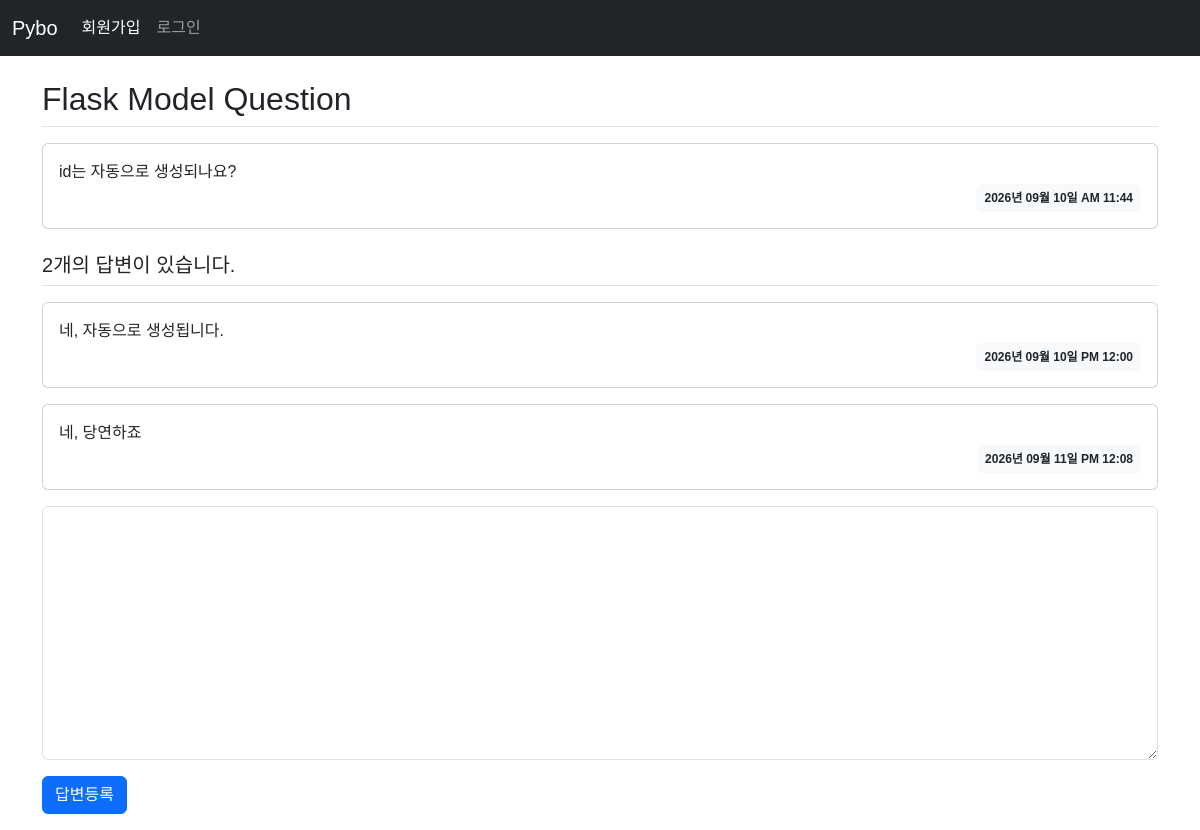
/question/detail/2, run on the app's committed database.
### pybo/models.py (models this page shows)
class Question(db.Model):
    id = db.Column(db.Integer, primary_key=True)
    subject = db.Column(db.String(200), nullable=False)
    content = db.Column(db.Text, nullable=False)
    create_date = db.Column(db.DateTime, nullable=False)

class Answer(db.Model):
    id = db.Column(db.Integer, primary_key=True)
    question_id = db.Column(db.Integer, db.ForeignKey('question.id', ondelete='CASCADE'))
    question = db.relationship(Question, backref=db.backref('answer_set'))
    content = db.Column(db.Text, nullable=False)
    create_date = db.Column(db.DateTime, nullable=False)

### pybo/views/question_views.py (the view)
@bp.route('/detail/<int:question_id>')
def detail(question_id):
    form = AnswerForm() # 질문 상세 탬플릿에 폼 추가
    question = Question.query.get_or_404(question_id)
    return render_template('question/question_detail.html', question=question, form=form)

### pybo/forms.py
class AnswerForm(FlaskForm):
    content = TextAreaField('내용', validators=[DataRequired('내용은 필수 입력 항목입니다.')])
    submit = SubmitField('답변등록')

### pybo/filter.py (called while the page is built)
def format_datetime(value, fmt:str='%Y년 %m월 %d일 %p %I:%M'):
    return value.strftime(fmt)

### pybo/templates/question/question_detail.html (shortened to what this page needs)
{% extends 'base.html' %}
{% block content %}
<div class="container my-3">
    <h2 class="border-bottom py-2">{{ question.subject }}</h2>
    <div class="card my-3">
        <div class="card-body">
            <div class="card-text" style="white-space: pre-line;">{{ question.content }}</div>
            <div class="d-flex justify-content-end">
                <div class="badge bg-light text-dark p-2">
                    {{ question.create_date | datetime }}
                </div>
            </div>
        </div>
    </div>
    <h5 class="border-bottom my-3 py-2">{{ question.answer_set|length }}개의 답변이 있습니다.</h5>
    {% for answer in question.answer_set %}
    <div class="card my-3">
        <div class="card-body">
            <div class="card-text" style="white-space: pre-line;">{{ answer.content }}</div>
            <div class="d-flex justify-content-end">
                <div class="badge bg-light text-dark p-2">
                    {{ answer.create_date | datetime }}
                </div>
            </div>
        </div>
    </div>
    {% endfor %}
    <form action="{{ url_for('answer.create', question_id=question.id) }}" method="post" class="my-3" novalidate>
        <div class="mb-3">
            {{ form.content(class='form-control', rows=10) }}
        </div>
        {{ form.submit(class="btn btn-primary") }}
    </form>
</div>
{% endblock %}

### pybo/static/style.css (style rules this page uses)
body { font-family: "Noto Sans KR", sans-serif; font-weight: 400; }

### data on the page
Question: subject "Flask Model Question", content "id는 자동으로 생성되나요?", create_date "2026년 09월 10일 AM 11:44"
Answer: content "네, 자동으로 생성됩니다.", create_date "2026년 09월 10일 PM 12:00"
Answer: content "네, 당연하죠", create_date "2026년 09월 11일 PM 12:08"

### other printed values
{{ question.answer_set|length }} "2"
